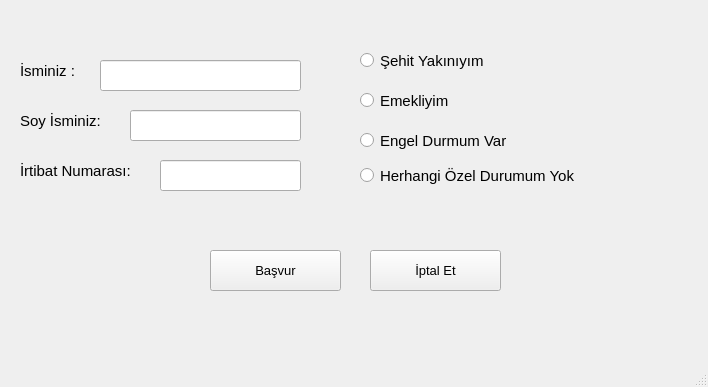
<?xml version="1.0" encoding="UTF-8"?>
<ui version="4.0">
 <class>MainWindow</class>
 <widget class="QMainWindow" name="MainWindow">
  <property name="geometry">
   <rect>
    <x>0</x>
    <y>0</y>
    <width>708</width>
    <height>387</height>
   </rect>
  </property>
  <property name="windowTitle">
   <string>Başvuru Ekranı</string>
  </property>
  <widget class="QWidget" name="centralwidget">
   <widget class="QPushButton" name="basvurButton">
    <property name="geometry">
     <rect>
      <x>210</x>
      <y>250</y>
      <width>131</width>
      <height>41</height>
     </rect>
    </property>
    <property name="font">
     <font>
      <pointsize>10</pointsize>
     </font>
    </property>
    <property name="text">
     <string>Başvur</string>
    </property>
   </widget>
   <widget class="QPushButton" name="iptalButton">
    <property name="geometry">
     <rect>
      <x>370</x>
      <y>250</y>
      <width>131</width>
      <height>41</height>
     </rect>
    </property>
    <property name="font">
     <font>
      <pointsize>10</pointsize>
     </font>
    </property>
    <property name="text">
     <string>İptal Et</string>
    </property>
   </widget>
   <widget class="QLabel" name="label">
    <property name="geometry">
     <rect>
      <x>20</x>
      <y>50</y>
      <width>81</width>
      <height>41</height>
     </rect>
    </property>
    <property name="font">
     <font>
      <pointsize>11</pointsize>
     </font>
    </property>
    <property name="text">
     <string>İsminiz :</string>
    </property>
   </widget>
   <widget class="QLabel" name="label_2">
    <property name="geometry">
     <rect>
      <x>20</x>
      <y>100</y>
      <width>101</width>
      <height>41</height>
     </rect>
    </property>
    <property name="font">
     <font>
      <pointsize>11</pointsize>
     </font>
    </property>
    <property name="text">
     <string>Soy İsminiz:</string>
    </property>
   </widget>
   <widget class="QLabel" name="label_3">
    <property name="geometry">
     <rect>
      <x>20</x>
      <y>150</y>
      <width>141</width>
      <height>41</height>
     </rect>
    </property>
    <property name="font">
     <font>
      <pointsize>11</pointsize>
     </font>
    </property>
    <property name="text">
     <string>İrtibat Numarası:</string>
    </property>
   </widget>
   <widget class="QLineEdit" name="isimEdit">
    <property name="geometry">
     <rect>
      <x>100</x>
      <y>60</y>
      <width>201</width>
      <height>31</height>
     </rect>
    </property>
    <property name="font">
     <font>
      <pointsize>11</pointsize>
     </font>
    </property>
    <property name="text">
     <string/>
    </property>
   </widget>
   <widget class="QLineEdit" name="soyisimEdit">
    <property name="geometry">
     <rect>
      <x>130</x>
      <y>110</y>
      <width>171</width>
      <height>31</height>
     </rect>
    </property>
    <property name="font">
     <font>
      <pointsize>11</pointsize>
     </font>
    </property>
    <property name="text">
     <string/>
    </property>
   </widget>
   <widget class="QLineEdit" name="numaraEdit">
    <property name="geometry">
     <rect>
      <x>160</x>
      <y>160</y>
      <width>141</width>
      <height>31</height>
     </rect>
    </property>
    <property name="font">
     <font>
      <pointsize>11</pointsize>
     </font>
    </property>
    <property name="text">
     <string/>
    </property>
   </widget>
   <widget class="QRadioButton" name="sehitYakini">
    <property name="geometry">
     <rect>
      <x>360</x>
      <y>40</y>
      <width>201</width>
      <height>41</height>
     </rect>
    </property>
    <property name="font">
     <font>
      <pointsize>11</pointsize>
     </font>
    </property>
    <property name="text">
     <string>Şehit Yakınıyım</string>
    </property>
   </widget>
   <widget class="QRadioButton" name="emekli">
    <property name="geometry">
     <rect>
      <x>360</x>
      <y>80</y>
      <width>201</width>
      <height>41</height>
     </rect>
    </property>
    <property name="font">
     <font>
      <pointsize>11</pointsize>
     </font>
    </property>
    <property name="text">
     <string>Emekliyim</string>
    </property>
   </widget>
   <widget class="QRadioButton" name="engelDurumu">
    <property name="geometry">
     <rect>
      <x>360</x>
      <y>120</y>
      <width>201</width>
      <height>41</height>
     </rect>
    </property>
    <property name="font">
     <font>
      <pointsize>11</pointsize>
     </font>
    </property>
    <property name="text">
     <string>Engel Durmum Var</string>
    </property>
   </widget>
   <widget class="QRadioButton" name="ozeldurumyok">
    <property name="geometry">
     <rect>
      <x>360</x>
      <y>160</y>
      <width>261</width>
      <height>31</height>
     </rect>
    </property>
    <property name="font">
     <font>
      <pointsize>11</pointsize>
     </font>
    </property>
    <property name="text">
     <string>Herhangi Özel Durumum Yok</string>
    </property>
   </widget>
  </widget>
  <widget class="QStatusBar" name="statusbar"/>
 </widget>
 <resources/>
 <connections/>
</ui>
